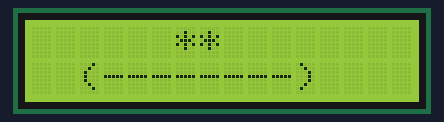
A program run on a simulated Raspberry Pi (BCM pin numbers). On the bench: 16×2 character LCD. At 26.5 s the program stops and its outputs stay as they are.

Above: at 0.17 s.
At 3.19 s:
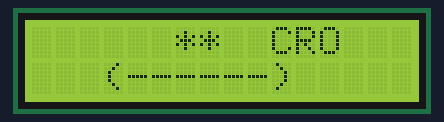
At 6.2 s:
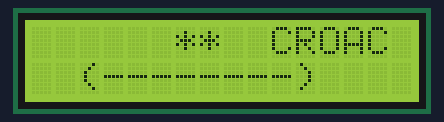
At 12.72 s:
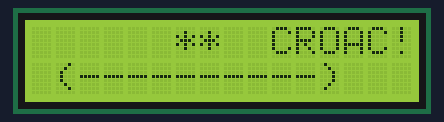
At 19.4 s:
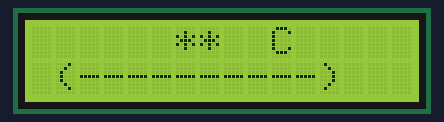
At 25.5 s:
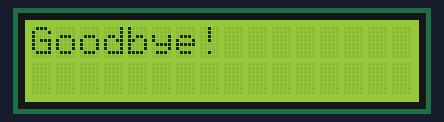

The program:

frog_lcd.py
```python
from RPLCD.i2c import CharLCD
import time

# create lcd object with write address.
lcd = CharLCD(i2c_expander='PCF8574', address=0x27, port=1, cols=16, rows=2, dotsize=8)
lcd.clear()

# define sleep time for tuning
st = 0.1
# Animation
for i in range(20):
	# frame 1
	lcd.write_string('      **        ')
	lcd.cursor_pos = (1,0)
	lcd.write_string('  (--------)    ')
	time.sleep(st)
	lcd.clear()
	# frame 2
	lcd.write_string('      **  C     ')
	lcd.cursor_pos = (1,0)
	lcd.write_string(' (----------)   ')
	time.sleep(st)
	lcd.clear()
	# frame 3 (same as 1)
	lcd.write_string('      **  CR    ')
	lcd.cursor_pos = (1,0)
	lcd.write_string('  (--------)    ')
	time.sleep(st)
	lcd.clear()
	# frame 4
	lcd.write_string('      **  CRO   ')
	lcd.cursor_pos = (1,0)
	lcd.write_string('   (------)     ')
	time.sleep(st)
	lcd.clear()
	# frame 5
	lcd.write_string('      **  CROA  ')
	lcd.cursor_pos = (1,0)
	lcd.write_string('    (----)      ')
	time.sleep(st)
	lcd.clear()
	# frame 6 (4)
	lcd.write_string('      **  CROAC!')
	lcd.cursor_pos = (1,0)
	lcd.write_string('   (------)   ')
	time.sleep(st)
	lcd.clear()
	# frame 7 (3, 1)
	lcd.write_string('      **  CROAC ')
	lcd.cursor_pos = (1,0)
	lcd.write_string('  (--------)  ')
	time.sleep(st)
	lcd.clear()
	# frame 8 (2)
	lcd.write_string('      **  CROAC!')
	lcd.cursor_pos = (1,0)
	lcd.write_string(' (----------) ')
	time.sleep(st)
	lcd.clear()

# Goodbye routine
lcd.write_string('Goodbye!')
time.sleep(1)
lcd.clear()
```

Measured:
- what the display in image 5 shows lasts 1.0 s, from 25.5 s to 26.5 s
